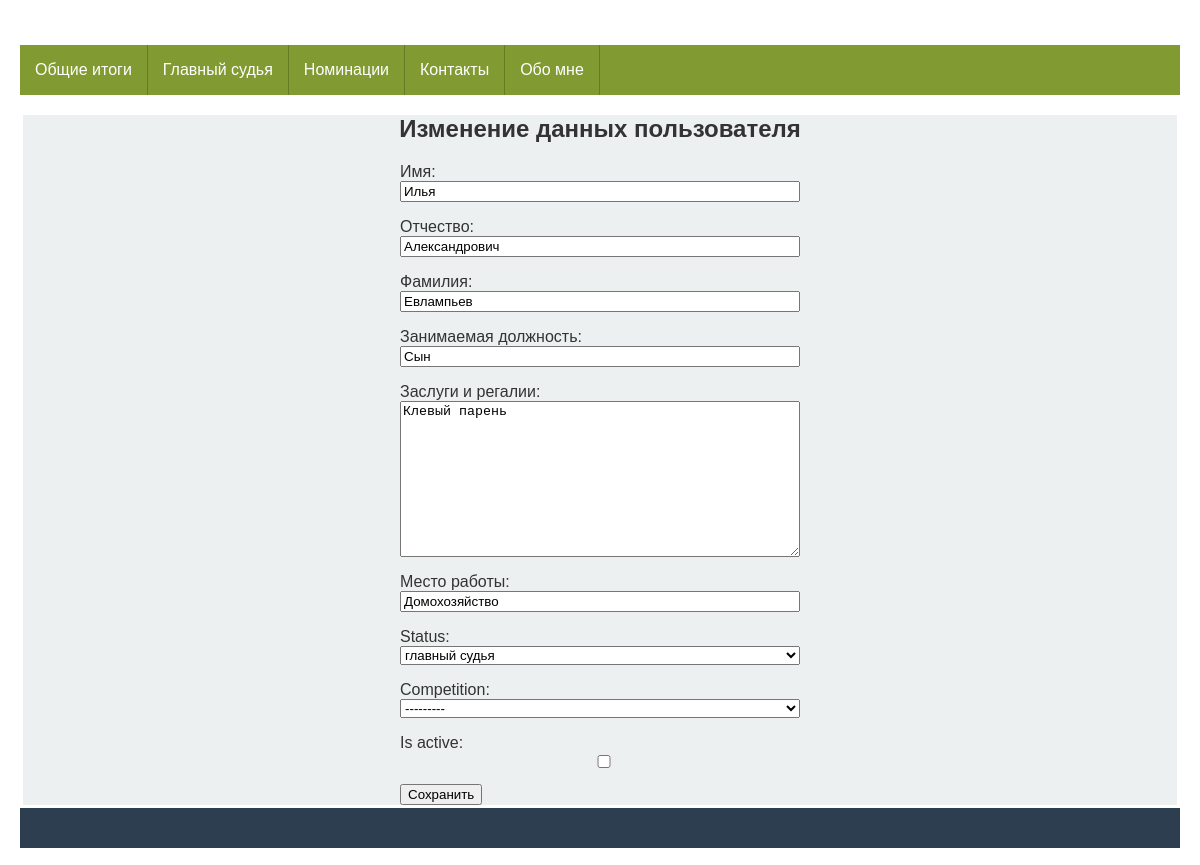
The app's page /first/edit_judge/32 with its own data.
### appfirst/models.py (models this page shows, shortened)
class User(models.Model):
    class Meta:
        abstract = True  # данное поле указывает, что класс абстрактный
    name = models.CharField(_('Имя'), max_length=25)
    patronymic = models.CharField(_('Отчество'), max_length=25, default=None)
    last_name = models.CharField(_('Фамилия'), max_length=25)
    is_active = models.BooleanField(_('Удалить'), default=True)

class Judge(User):
    class Meta:
        db_table = 'judges'
    post = models.CharField(_('Занимаемая должность'), max_length=100)
    regalia = models.TextField(_('Заслуги и регалии'), default=None)
    organization = models.CharField(_('Место работы'), max_length=100)
    status = models.CharField(_('Статус на соревнованиях'), max_length=1,
                              choices=STATUSES, default='O')
    competitions = models.ManyToManyField(Competition)

class Competition(models.Model):
    class Meta:
        db_table = 'competitions'
    name = models.CharField(_('Сокращенное название'), max_length=50)
    fullname = models.CharField(_('Полное наименование конкурса'), max_length=200,
                                default=None)
    date = models.DateField(_('Дата проведения'), default=None, null=True)
    active = models.BooleanField(_('Активен'), default=False)
    def __str__(self):
        return self.name

### appfirst/views.py (the view, shortened to what this page needs)
# urls.py: path('edit_judge/<int:pk>', edit_judge, name='edit_judge'),
def edit_judge(request, pk):
    judge = get_object_or_404(Judge, id=pk)
    if request.method == 'GET':
        context = {'form': UserForm(instance=judge), 'id': pk}
        return render(request, 'appfirst/edit_judge.html', context)

### appfirst/forms.py
class UserForm(forms.ModelForm):
    class Meta:
        model = Judge
        fields = ['name', 'patronymic', 'last_name', 'post', 'regalia', 'organization']
    status = forms.ChoiceField(choices=STATUSES)
    competition = forms.ModelChoiceField(
        queryset=Competition.objects.all().order_by('name'))
    is_active = forms.BooleanField(required=True)  # по умолчанию галочка на True

### appfirst/templates/appfirst/edit_judge.html (shortened to what this page needs)
{% extends 'base.html' %}
{% load static %}
{% block content %}
<h2 class="center">{% if id %} Изменение данных пользователя {% else %} Новый пользователь {% endif %}</h2>
<form method="post" novalidate>
    {{ form.as_p }}
    <input type="submit" value="Сохранить"/>
</form>
{% endblock content %}

### static/css/stylesheet.css (style rules this page uses)
body { margin: 0; }
* { box-sizing: border-box; }
.center { text-align: center; }
* { -moz-box-sizing: border-box; -webkit-box-sizing: border-box; box-sizing: border-box; }
html { color: #333333; font-size: 62.5%; }
body { font: normal 16px Tahoma, Geneva, Helvetica, sans-serif; margin: 0 auto; padding: 0; }
@media only all and (min-width: 760px) { body { padding: 20px; padding: 2rem; } }
form { max-width: 400px; margin: 0 auto; border: 1px solid # }
label, input, textarea, select { display: block; width: 100%; }
input[type='submit'] { display: inline-block; width: auto; }

### records on screen
Judge: name "Илья", patronymic "Александрович", last_name "Евлампьев", post "Сын", regalia "Клевый парень", organization "Домохозяйство", status "главный судья"
